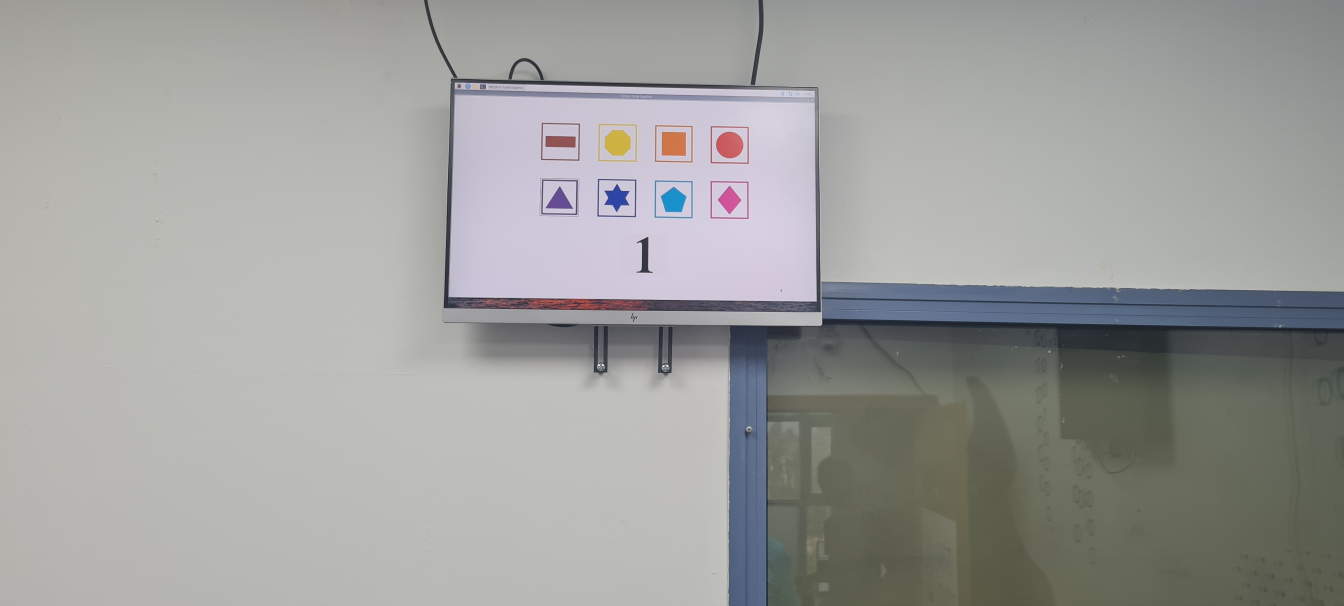
#> input picture DetectShapes/pic_test2.jpg, 4032 x 1816 px, found by its file name (shown at 1/3 size)
$ jupyter execute try3.ipynb
#> lines starting #> are read from the running program, lines starting #| are printed output that depends on the picture; after the words box and inside, x2 and y2 are one past the last pixel; in counts of white or black regions, pixels touching at a corner belong together
[cell 1]
import cv2
import matplotlib.pyplot as plt
img = cv2.imread(r'C:\Users\davidra\Desktop\NINJA_RAFAEL\Ninja2-master\DetectShapes\pic_test2.jpg')
#> img is the input picture: shape (1816, 4032, 3); mean B, G, R 155.6, 158, 157.3
gray = cv2.cvtColor(img, cv2.COLOR_BGR2GRAY)
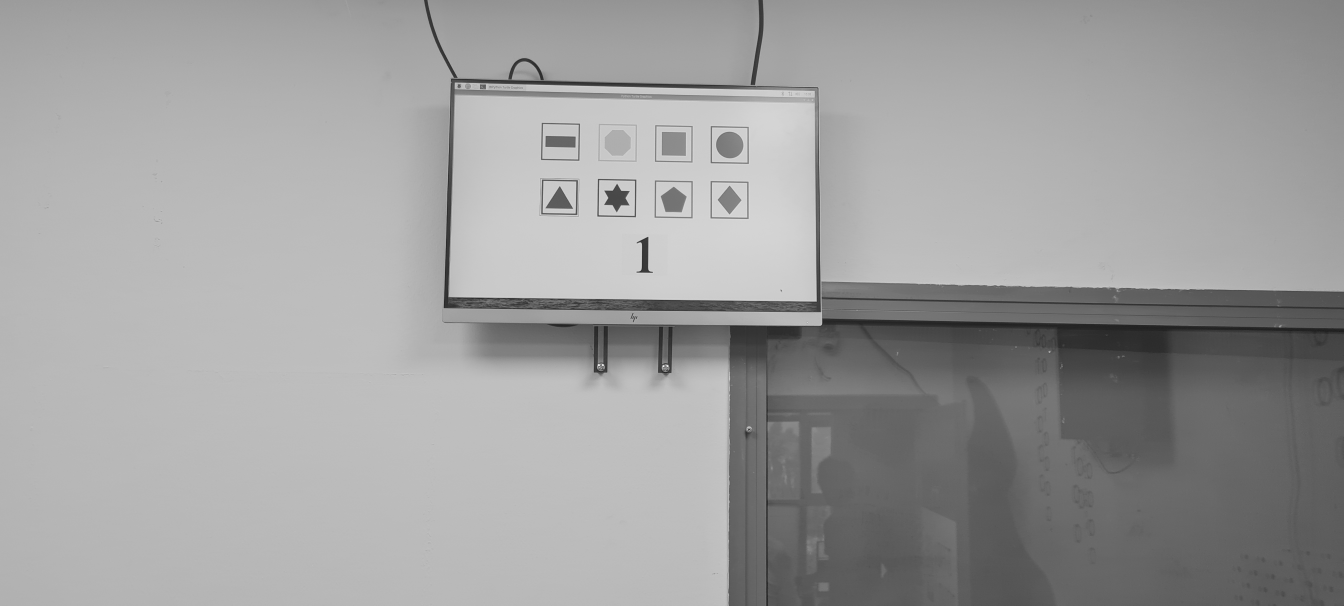
#> gray: shape (1816, 4032) (shown at 1/3 size); min 20, max 255, mean 157.5
dst = cv2.Canny(gray, 0, 150)
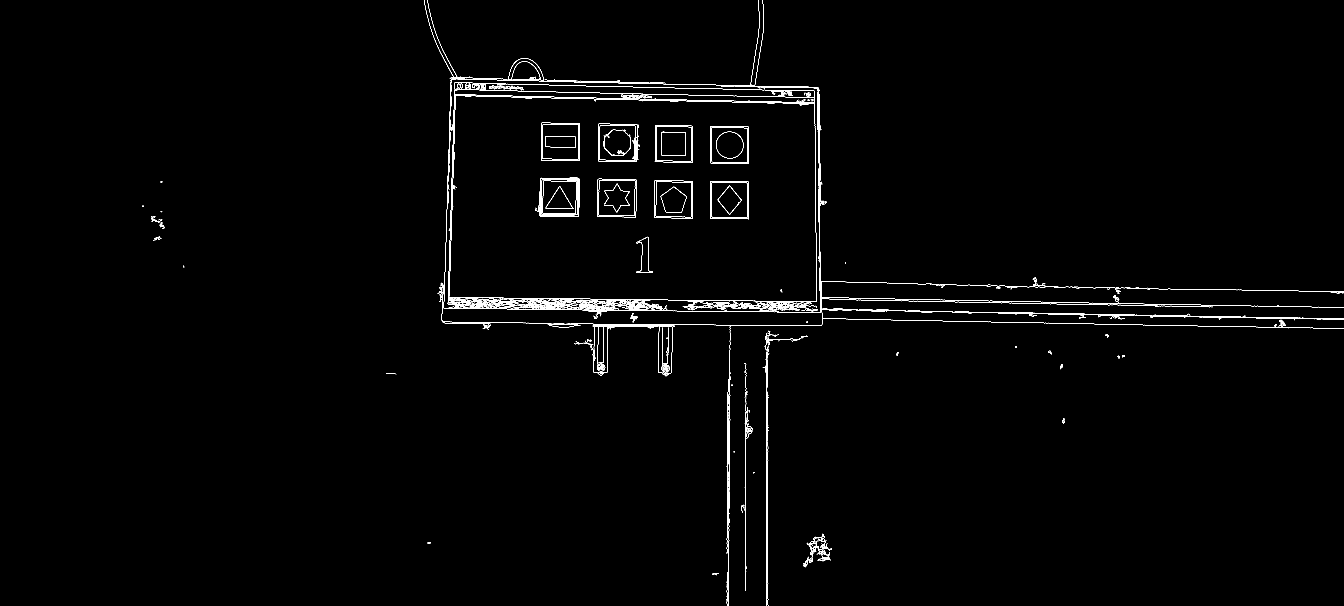
#> dst: shape (1816, 4032) (shown at 1/3 size); 0.79% white in thin lines or dots, all inside (x1, y1, x2, y2) = (427, 0, 4032, 1816)
blured = cv2.blur(dst, (5,5), 0)
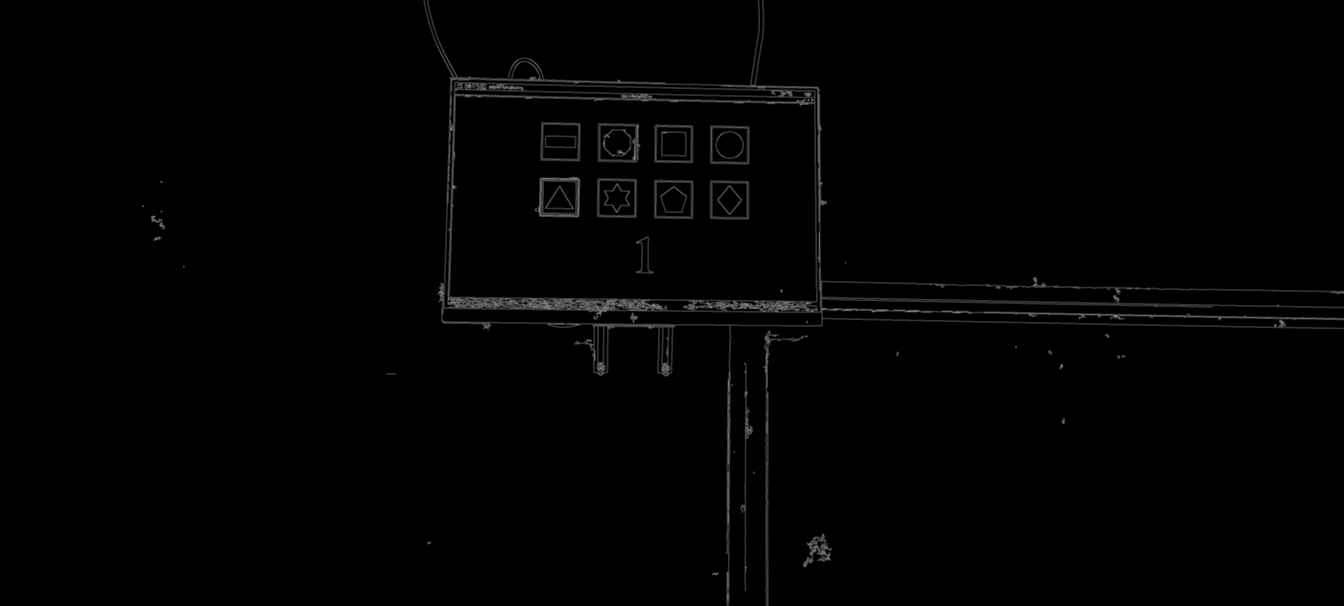
#> blured: shape (1816, 4032) (shown at 1/3 size); min 0, max 173, mean 2
MIN_CONTOUR_AREA=800
img_thresh = cv2.adaptiveThreshold(blured, 255, cv2.ADAPTIVE_THRESH_GAUSSIAN_C, cv2.THRESH_BINARY_INV, 11, 2)
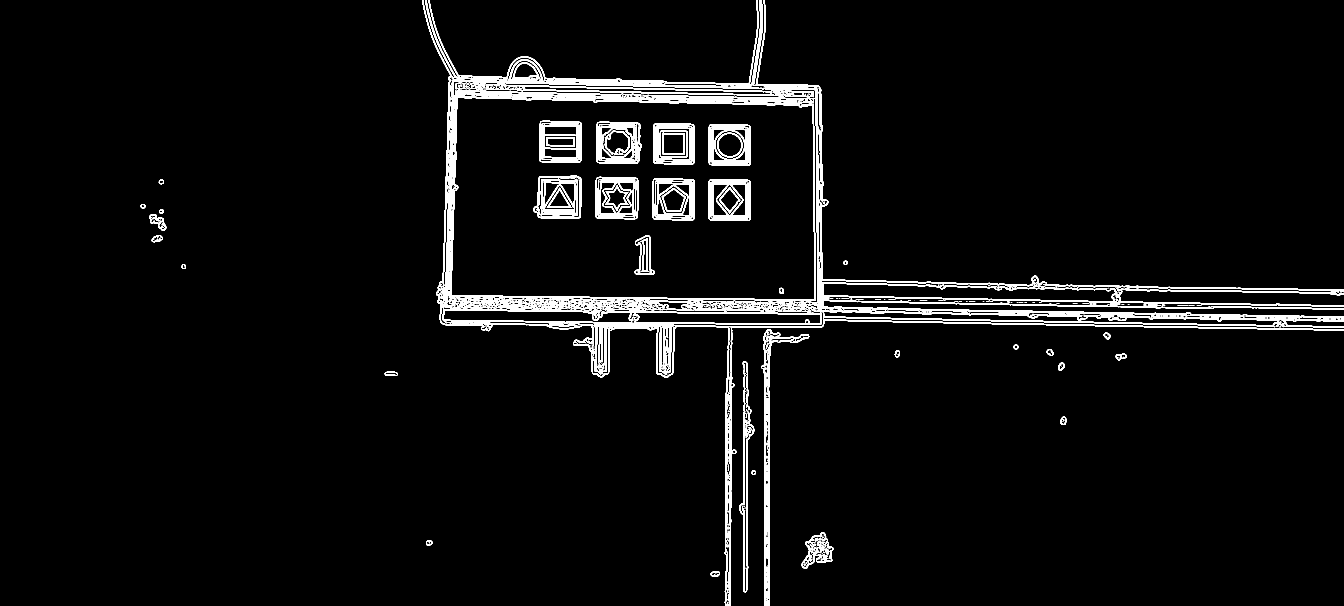
#> img_thresh: shape (1816, 4032) (shown at 1/3 size); 3.4% white; 1195 white regions (824 under 20 px)
Contours,imgContours = cv2.findContours(img_thresh, cv2.RETR_EXTERNAL, cv2.CHAIN_APPROX_NONE)
#> Contours = 850 contours, 763 with area under 20; largest, box (x1, y1, x2, y2) and area: (1347, 289, 2448, 903) 642784, (2467, 847, 4032, 920) 39584, (1328, 911, 2464, 975) 39441, (2464, 847, 4032, 983) 38702, (1266, 0, 4032, 1816) 34481; imgContours = 850 rows, first 6: [1, -1, -1, -1], [2, 0, -1, -1], [3, 1, -1, -1], [4, 2, -1, -1], [5, 3, -1, -1], [6, 4, -1, -1]

[cell 2]
print(imgContours[0])
#> (printed output is left out)

[cell 3]
for contour in Contours:
    (xc,yc,w,h) = cv2.boundingRect(contour)
    if (w > 200) and (h >200) and (yc > 10) and (xc > 10):
        print (f"xc {xc}, yc {yc}, w {w}, h {h}")
        cropped_image = img[yc:yc+h,xc:xc+w]
        # visualize the binary image
        plt.imshow(cropped_image, interpolation='none')
        plt.title('B/W Image Image')
        plt.show()
#> this loop made 850 passes
#> (xc, yc, w, h) on passes 1 to 3: (2184, 1811, 1, 5), (2181, 1806, 4, 10), (2299, 1802, 2, 14)
#| xc 1347, yc 289, w 1101, h 614
#| xc 1351, yc 239, w 1109, h 697

$ run again, with DetectShapes/pic_test.jpg copied over DetectShapes/pic_test2.jpg
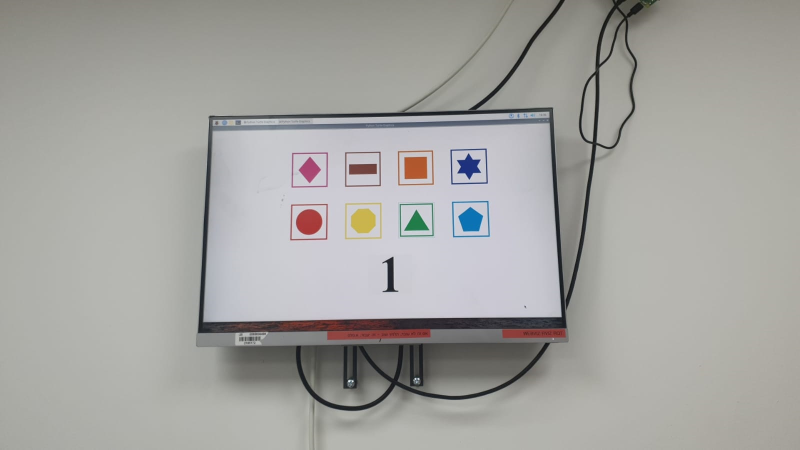
#> input picture DetectShapes/pic_test.jpg, 1599 x 899 px, found by its file name (shown at 1/2 size)
#> img is the input picture: shape (899, 1599, 3); mean B, G, R 160.1, 163.4, 164
#> `dst = cv2.Canny(gray, 0, 150)`:
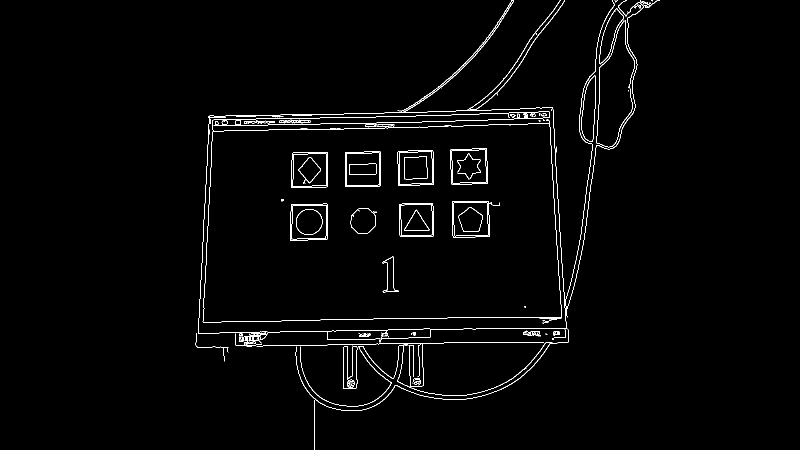
#> dst: shape (899, 1599) (shown at 1/2 size); 1.5% white in thin lines or dots, all inside (x1, y1, x2, y2) = (391, 0, 1320, 899)
#> `img_thresh = cv2.adaptiveThreshold(blured, 255, cv2.ADAPTIVE_THRESH_GA..`:
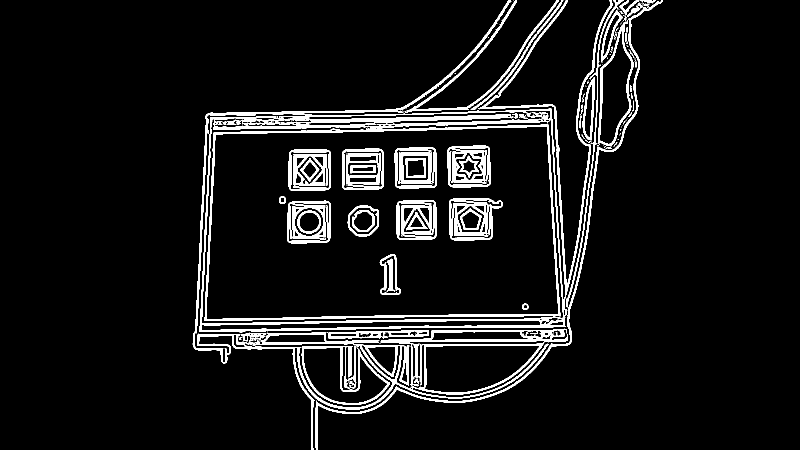
#> img_thresh: shape (899, 1599) (shown at 1/2 size); 7.2% white; 352 white regions (240 under 20 px)
#> Contours = 201 contours, 179 with area under 20; largest, box (x1, y1, x2, y2) and area: (399, 217, 1131, 664) 302651, (821, 687, 1088, 789) 18405, (603, 692, 780, 810) 12630, (1196, 44, 1267, 292) 10044, (385, 0, 1098, 899) 8008; imgContours = 201 rows, first 6: [1, -1, -1, -1], [2, 0, -1, -1], [3, 1, -1, -1], [4, 2, -1, -1], [5, 3, -1, -1], [6, 4, -1, -1]
#> (printed output is left out)
#> the loop `for contour in Contours:` made 201 passes
#> (xc, yc, w, h) on passes 1, 3, 4: (694, 776, 1, 1), (704, 771, 1, 1), (698, 770, 5, 3)
#> (printed output is left out)
